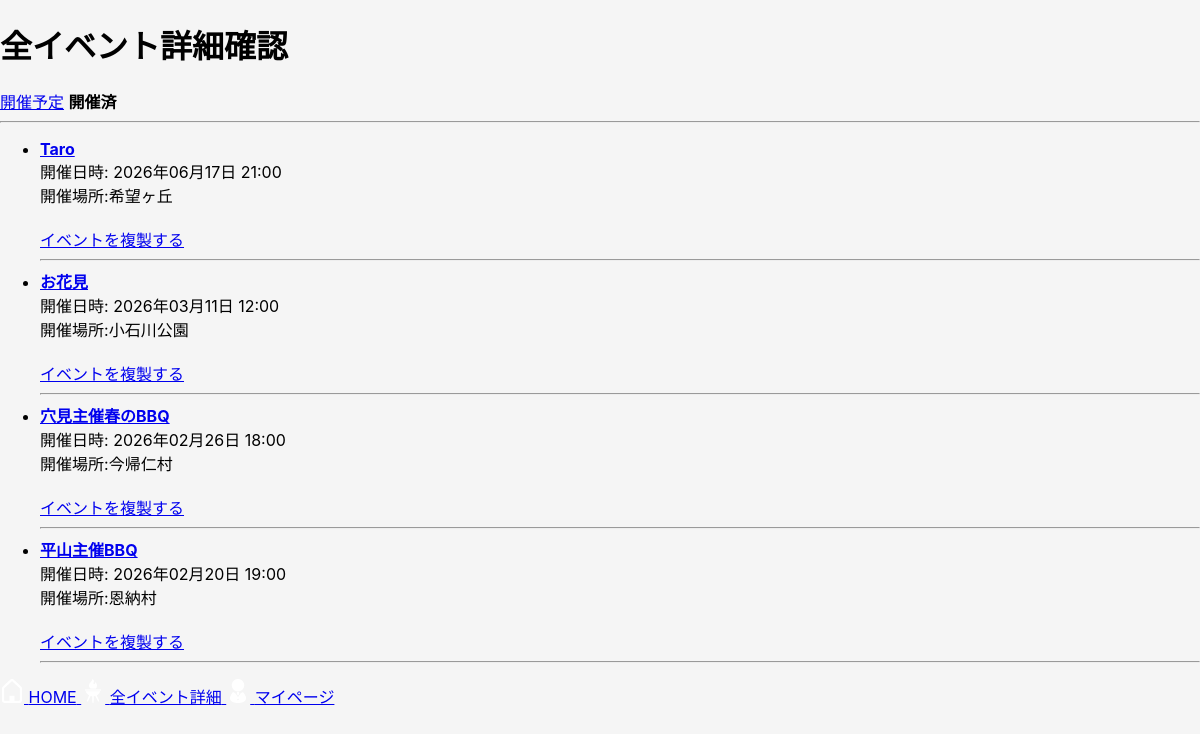
The page /events/?status=past (signed in) on the database its author committed.
### bbq_app/models.py (models this page shows, shortened)
class Event(models.Model):
    user = models.ForeignKey(settings.AUTH_USER_MODEL, on_delete=models.CASCADE, related_name="events")
    name = models.CharField("イベント名", max_length=30)
    held_at = models.DateTimeField("開催日時", null=True, blank=True)
    location = models.CharField("開催場所", max_length=50, blank=True)
    created_at = models.DateTimeField("作成日時", auto_now_add=True)
    updated_at = models.DateTimeField("更新日時", auto_now=True)

### bbq_app/views.py (the view)
# urls.py: path("events/", views.event_list, name="event_list"),
@login_required
def event_list(request):
    status = request.GET.get("status", "upcoming")
    now = timezone.now()
    qs = Event.objects.filter(user=request.user)
    if status == "past":
        events = qs.filter(held_at__lt=now).order_by("-held_at")
    else:
        events = qs.filter(Q(held_at__gte=now) | Q(held_at__isnull=True)).order_by("held_at")
    return render(request, "bbq_app/event_list.html",{"events":events,"status":status,})

### bbq_app/templates/bbq_app/event_list.html (shortened to what this page needs)
{% extends "bbq_app/base.html" %}
{% block content %}
<h1>全イベント詳細確認</h1>
<div>
    {% if status == "upcoming" %}
        <strong>開催予定</strong>
    {% else %}
        <a href="{% url 'event_list' %}?status=upcoming">開催予定</a>
    {% endif %}
    {% if status == "past" %}
         <strong>開催済</strong>
    {% else %}
        <a href="{% url 'event_list' %}?status=past">開催済</a>
    {% endif %}
</div>
<hr>
<ul>
{% for event in events %}
    <li>
        <strong>
            <a href="{% url 'item_edit' event.id %}">
                {{event.name}}
            </a>
        </strong><br>
        開催日時:
        {% if event.held_at %}
            {{ event.held_at|date:"Y年m月d日 H:i" }}
        {% else %}
            未定
        {% endif %}
        <br>
        開催場所:{{ event.location|default:"未定" }}
        <br><br>
        <a href="#" onclick="openDuplicateModal({{ event.id }}); return false;">イベントを複製する</a>
        <hr>
    </li>
{% empty %}
    <li>イベントがありません</li>
{% endfor %}
</ul>
{% endblock %}

### bbq_app/static/bbq_app/css/style.css (style rules this page uses)
body { margin:0 ; background: #f5f5f5; font-family: -apple-system, BlinkMacSystemFont, "Helvetica Neue", sanserif; }

### rows shown on the page
Event: name "Taro", held_at "2026年06月17日 21:00", location "希望ヶ丘"
Event: name "お花見", held_at "2026年03月11日 12:00", location "小石川公園"
Event: name "穴見主催春のBBQ", held_at "2026年02月26日 18:00", location "今帰仁村"
Event: name "平山主催BBQ", held_at "2026年02月20日 19:00", location "恩納村"
